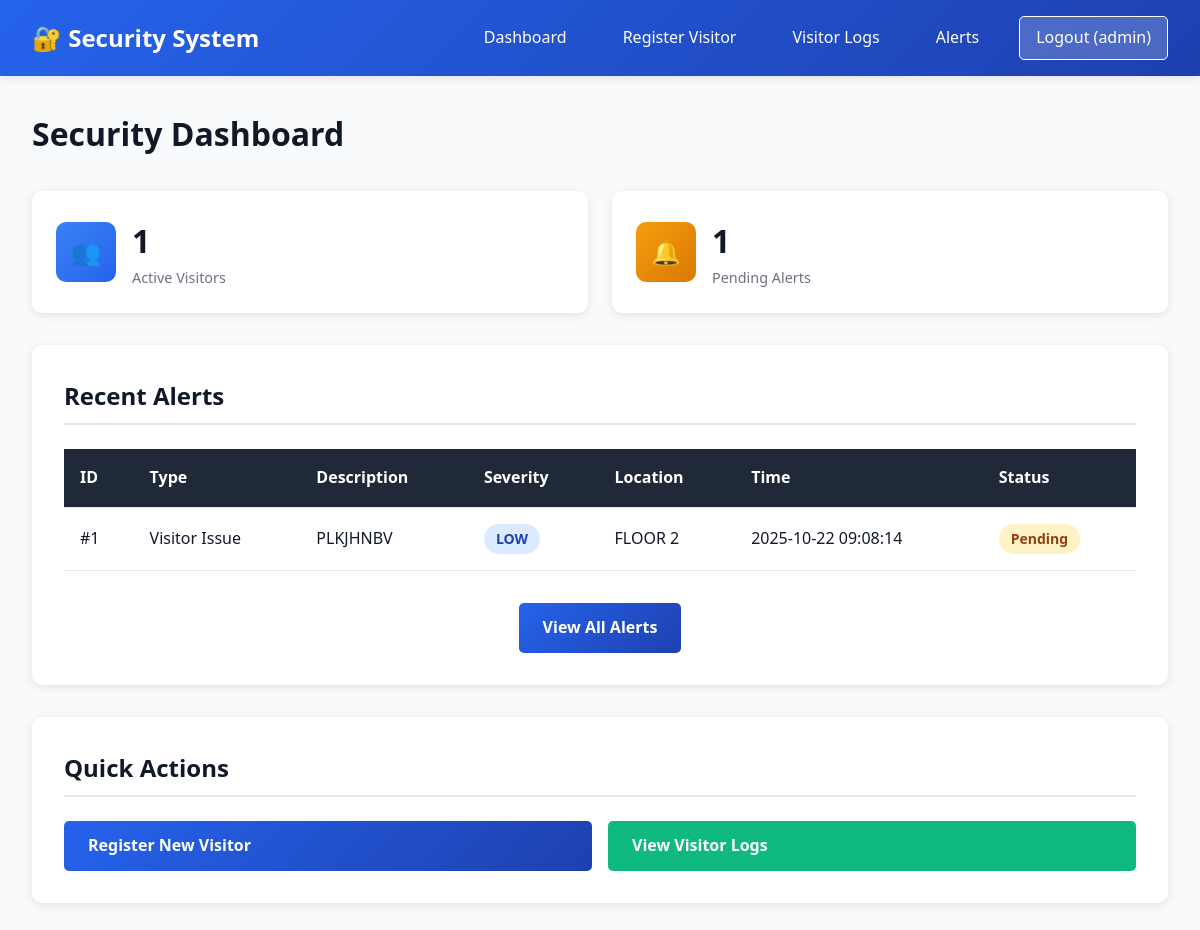
The app's page /user/dashboard (signed in) with its own data.
### tables this page shows
CREATE TABLE alerts
                 (id INTEGER PRIMARY KEY AUTOINCREMENT,
                  alert_type TEXT NOT NULL,
                  description TEXT NOT NULL,
                  severity TEXT NOT NULL,
                  location TEXT,
                  created_by TEXT NOT NULL,
                  created_at TIMESTAMP DEFAULT CURRENT_TIMESTAMP,
                  resolved INTEGER DEFAULT 0);

### app.py (the view)
@app.route('/user/dashboard')
@login_required
def user_dashboard():
    conn = sqlite3.connect('database.db')
    c = conn.cursor()
    c.execute("SELECT COUNT(*) FROM visitors WHERE status='checked_in'")
    active_visitors = c.fetchone()[0]
    c.execute("SELECT COUNT(*) FROM alerts WHERE resolved=0")
    pending_alerts = c.fetchone()[0]
    c.execute("SELECT * FROM alerts ORDER BY created_at DESC LIMIT 5")
    recent_alerts = c.fetchall()
    conn.close()
    return render_template('user_dashboard.html',
                          active_visitors=active_visitors,
                          pending_alerts=pending_alerts,
                          recent_alerts=recent_alerts)

### app.py (called while the page is built)
def login_required(f):
    @wraps(f)
    def decorated_function(*args, **kwargs):
        if 'user_id' not in session:
            flash('Please log in to access this page.', 'warning')
            return redirect(url_for('login'))
        return f(*args, **kwargs)
    return decorated_function

### templates/user_dashboard.html (shortened to what this page needs)
<!DOCTYPE html>
<html lang="en">
  <head>
    <link
      rel="stylesheet"
      href="{{ url_for('static', filename='css/style.css') }}"
    />
  </head>
  <body>
    <nav class="navbar">
      <div class="navbar-container">
        <div class="navbar-brand">🔐 Security System</div>
        <div class="navbar-menu">
          <a href="{{ url_for('user_dashboard') }}">Dashboard</a>
          <a href="{{ url_for('register_visitor') }}">Register Visitor</a>
          <a href="{{ url_for('visitor_logs') }}">Visitor Logs</a>
          <a href="{{ url_for('view_alerts') }}">Alerts</a>
          <a href="{{ url_for('logout') }}" class="btn-logout"
            >Logout ({{ session.username }})</a
          >
        </div>
      </div>
    </nav>
    <div class="container">
      <h1 style="margin-bottom: 2rem">Security Dashboard</h1>
      <div class="stats-grid">
        <div class="stat-card">
          <div class="stat-icon blue">👥</div>
          <div class="stat-content">
            <h3>{{ active_visitors }}</h3>
            <p>Active Visitors</p>
          </div>
        </div>
        <div class="stat-card">
          <div class="stat-icon yellow">🔔</div>
          <div class="stat-content">
            <h3>{{ pending_alerts }}</h3>
            <p>Pending Alerts</p>
          </div>
        </div>
      </div>
      <div class="card">
        <div class="card-header">Recent Alerts</div>
        {% if recent_alerts %}
        <div class="table-container">
          <table>
            <thead>
              <tr>
                <th>ID</th>
                <th>Type</th>
                <th>Description</th>
                <th>Severity</th>
                <th>Location</th>
                <th>Time</th>
                <th>Status</th>
              </tr>
            </thead>
            <tbody>
              {% for alert in recent_alerts %}
              <tr>
                <td>#{{ alert[0] }}</td>
                <td>{{ alert[1] }}</td>
                <td>{{ alert[2] }}</td>
                <td>
                  {% if alert[3] == 'high' %}
                  <span class="badge badge-danger">{{ alert[3]|upper }}</span>
                  {% elif alert[3] == 'medium' %}
                  <span class="badge badge-warning">{{ alert[3]|upper }}</span>
                  {% else %}
                  <span class="badge badge-info">{{ alert[3]|upper }}</span>
                  {% endif %}
                </td>
                <td>{{ alert[4] }}</td>
                <td>{{ alert[6] }}</td>
                <td>
                  {% if alert[7] == 0 %}
                  <span class="badge badge-warning">Pending</span>
                  {% else %}
                  <span class="badge badge-success">Resolved</span>
                  {% endif %}
                </td>
              </tr>
              {% endfor %}
            </tbody>
          </table>
        </div>
        {% else %}
        <p style="color: var(--text-secondary)">No alerts recorded yet.</p>
        {% endif %}
        <div class="mt-2 text-center">
          <a href="{{ url_for('view_alerts') }}" class="btn btn-primary"
            >View All Alerts</a
          >
        </div>
      </div>
      <div class="card">
        <div class="card-header">Quick Actions</div>
        <div class="grid-2">
          <a href="{{ url_for('register_visitor') }}" class="btn btn-primary"
            >Register New Visitor</a
          >
          <a href="{{ url_for('visitor_logs') }}" class="btn btn-success"
            >View Visitor Logs</a
          >
        </div>
      </div>
    </div>
  </body>
</html>

### static/css/style.css (style rules this page uses)
* { margin: 0; padding: 0; box-sizing: border-box; }
:root { --primary-color: #2563eb; --secondary-color: #1e40af; --success-color: #10b981; --warning-color: #f59e0b; --danger-color: #ef4444; --dark-bg: #1f2937; --light-bg: #f9fafb; --border-color: #e5e7eb; --text-primary: #111827; --text-secondary: #6b7280; }
body { font-family: "Segoe UI", Tahoma, Geneva, Verdana, sans-serif; background-color: var(--light-bg); color: var(--text-primary); line-height: 1.6; }
.navbar { background: linear-gradient( 135deg, var(--primary-color), var(--secondary-color) ); color: white; padding: 1rem 2rem; box-shadow: 0 2px 10px rgba(0, 0, 0, 0.1); }
.navbar-container { max-width: 1400px; margin: 0 auto; display: flex; justify-content: space-between; align-items: center; }
.navbar-brand { font-size: 1.5rem; font-weight: bold; display: flex; align-items: center; gap: 0.5rem; }
.navbar-menu { display: flex; gap: 1.5rem; align-items: center; }
.navbar-menu a { color: white; text-decoration: none; padding: 0.5rem 1rem; border-radius: 5px; transition: background 0.3s; }
.btn-logout { background: rgba(255, 255, 255, 0.2); border: 1px solid white; }
.container { max-width: 1400px; margin: 2rem auto; padding: 0 2rem; }
.card { background: white; border-radius: 10px; padding: 2rem; box-shadow: 0 2px 10px rgba(0, 0, 0, 0.1); margin-bottom: 2rem; }
.card-header { font-size: 1.5rem; font-weight: bold; margin-bottom: 1.5rem; color: var(--text-primary); border-bottom: 2px solid var(--border-color); padding-bottom: 0.5rem; }
.stats-grid { display: grid; grid-template-columns: repeat(auto-fit, minmax(250px, 1fr)); gap: 1.5rem; margin-bottom: 2rem; }
.stat-card { background: white; border-radius: 10px; padding: 1.5rem; box-shadow: 0 2px 10px rgba(0, 0, 0, 0.1); display: flex; align-items: center; gap: 1rem; transition: transform 0.3s; }
.stat-icon { width: 60px; height: 60px; border-radius: 10px; display: flex; align-items: center; justify-content: center; font-size: 1.5rem; }
.stat-icon.blue { background: linear-gradient(135deg, #3b82f6, #2563eb); color: white; }
.stat-icon.yellow { background: linear-gradient(135deg, #f59e0b, #d97706); color: white; }
.stat-content h3 { font-size: 2rem; font-weight: bold; color: var(--text-primary); }
.stat-content p { color: var(--text-secondary); font-size: 0.9rem; }
.btn { padding: 0.75rem 1.5rem; border: none; border-radius: 5px; font-size: 1rem; font-weight: 600; cursor: pointer; transition: all 0.3s; text-decoration: none; display: inline-block; }
.btn-primary { background: linear-gradient( 135deg, var(--primary-color), var(--secondary-color) ); color: white; }
.btn-success { background: var(--success-color); color: white; }
.table-container { overflow-x: auto; }
table { width: 100%; border-collapse: collapse; background: white; }
thead { background: var(--dark-bg); color: white; }
th, td { padding: 1rem; text-align: left; border-bottom: 1px solid var(--border-color); }
th { font-weight: 600; }
.badge { display: inline-block; padding: 0.25rem 0.75rem; border-radius: 20px; font-size: 0.875rem; font-weight: 600; }
.badge-warning { background: #fef3c7; color: #92400e; }
.badge-info { background: #dbeafe; color: #1e40af; }
.grid-2 { display: grid; grid-template-columns: repeat(2, 1fr); gap: 1rem; }
.text-center { text-align: center; }
.mt-2 { margin-top: 2rem; }

### records on screen
alerts: username "admin", id "1", alert_type "Visitor Issue", description "PLKJHNBV", severity "LOW", location "FLOOR 2", created_at "2025-10-22 09:08:14", resolved "Pending"

### other values on screen
{{ active_visitors }} "1"
{{ pending_alerts }} "1"
